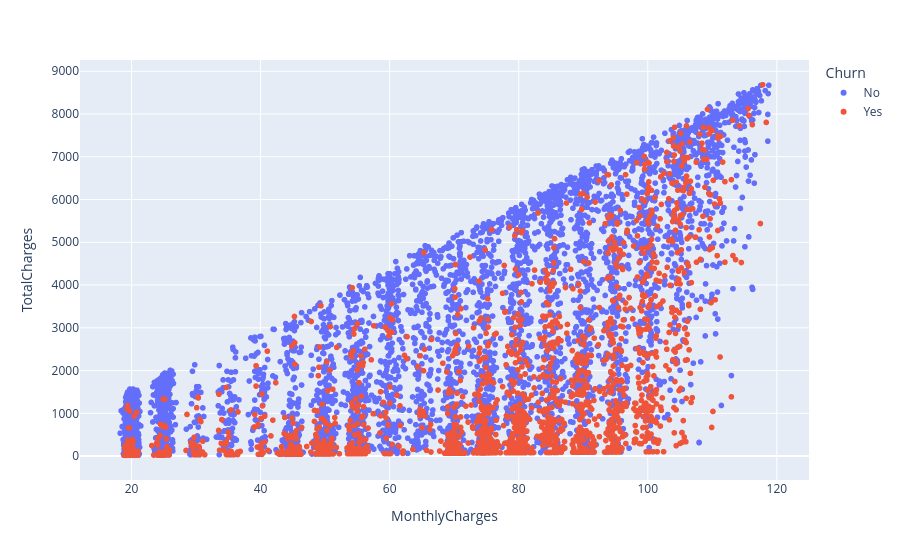

Notebook code cell kept with this figure:
### Markdown cell above
### Interactive Plot

### Code cell
fig = px.scatter(df, x="MonthlyCharges", y="TotalCharges", color="Churn", hover_data=df.columns)
fig.show()

### Figure 1 — Plotly figure (JSON) as saved in the notebook; plotly's stock layout.template omitted (floating-point values rounded to 4 significant figures; data arrays with more than 128 entries replaced by an {"elided": "..."} marker saying what was removed)
{"data": [{"customdata": {"elided": "5163x20 mixed values"}, "hovertemplate": "Churn=%{customdata[18]}<br>MonthlyCharges=%{x}<br>TotalCharges=%{y}<br>customerID=%{customdata[0]}<br>gender=%{customdata[1]}<br>SeniorCitizen=%{customdata[2]}<br>Partner=%{customdata[3]}<br>Dependents=%{customdata[4]}<br>tenure=%{customdata[5]}<br>PhoneService=%{customdata[6]}<br>MultipleLines=%{customdata[7]}<br>InternetService=%{customdata[8]}<br>OnlineSecurity=%{customdata[9]}<br>OnlineBackup=%{customdata[10]}<br>DeviceProtection=%{customdata[11]}<br>TechSupport=%{customdata[12]}<br>StreamingTV=%{customdata[13]}<br>StreamingMovies=%{customdata[14]}<br>Contract=%{customdata[15]}<br>PaperlessBilling=%{customdata[16]}<br>PaymentMethod=%{customdata[17]}<br>totalCharges=%{customdata[19]}<extra></extra>", "legendgroup": "No", "marker": {"color": "#636efa", "symbol": "circle"}, "mode": "markers", "name": "No", "showlegend": true, "type": "scattergl", "x": {"elided": "5163 float values"}, "xaxis": "x", "y": {"elided": "5163 float values"}, "yaxis": "y"}, {"customdata": {"elided": "1869x20 mixed values"}, "hovertemplate": "Churn=%{customdata[18]}<br>MonthlyCharges=%{x}<br>TotalCharges=%{y}<br>customerID=%{customdata[0]}<br>gender=%{customdata[1]}<br>SeniorCitizen=%{customdata[2]}<br>Partner=%{customdata[3]}<br>Dependents=%{customdata[4]}<br>tenure=%{customdata[5]}<br>PhoneService=%{customdata[6]}<br>MultipleLines=%{customdata[7]}<br>InternetService=%{customdata[8]}<br>OnlineSecurity=%{customdata[9]}<br>OnlineBackup=%{customdata[10]}<br>DeviceProtection=%{customdata[11]}<br>TechSupport=%{customdata[12]}<br>StreamingTV=%{customdata[13]}<br>StreamingMovies=%{customdata[14]}<br>Contract=%{customdata[15]}<br>PaperlessBilling=%{customdata[16]}<br>PaymentMethod=%{customdata[17]}<br>totalCharges=%{customdata[19]}<extra></extra>", "legendgroup": "Yes", "marker": {"color": "#EF553B", "symbol": "circle"}, "mode": "markers", "name": "Yes", "showlegend": true, "type": "scattergl", "x": {"elided": "1869 float values"}, "xaxis": "x", "y": {"elided": "1869 float values"}, "yaxis": "y"}], "layout": {"legend": {"title": {"text": "Churn"}, "tracegroupgap": 0}, "margin": {"t": 60}, "xaxis": {"anchor": "y", "domain": [0, 1], "title": {"text": "MonthlyCharges"}}, "yaxis": {"anchor": "x", "domain": [0, 1], "title": {"text": "TotalCharges"}}}}
